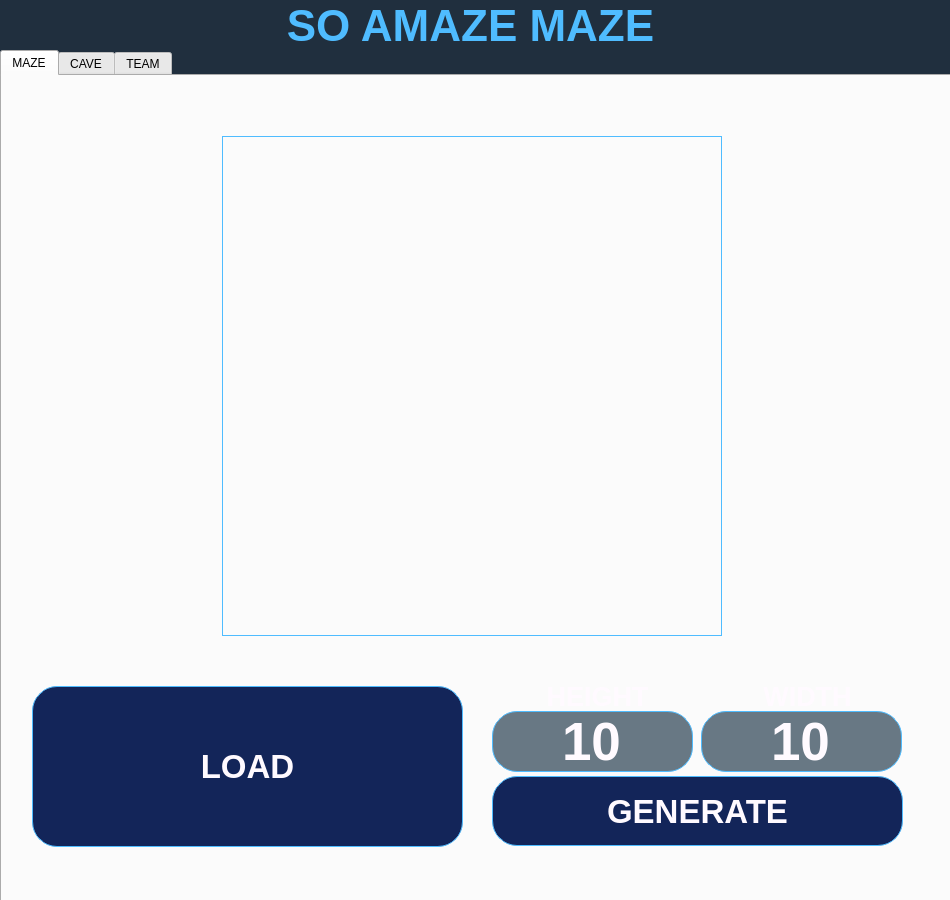
<?xml version="1.0" encoding="UTF-8"?>
<ui version="4.0">
 <class>MainWindow</class>
 <widget class="QMainWindow" name="MainWindow">
  <property name="windowModality">
   <enum>Qt::NonModal</enum>
  </property>
  <property name="enabled">
   <bool>true</bool>
  </property>
  <property name="geometry">
   <rect>
    <x>0</x>
    <y>0</y>
    <width>950</width>
    <height>900</height>
   </rect>
  </property>
  <property name="minimumSize">
   <size>
    <width>950</width>
    <height>900</height>
   </size>
  </property>
  <property name="maximumSize">
   <size>
    <width>950</width>
    <height>900</height>
   </size>
  </property>
  <property name="palette">
   <palette>
    <active>
     <colorrole role="Button">
      <brush brushstyle="SolidPattern">
       <color alpha="255">
        <red>32</red>
        <green>47</green>
        <blue>62</blue>
       </color>
      </brush>
     </colorrole>
     <colorrole role="Base">
      <brush brushstyle="SolidPattern">
       <color alpha="255">
        <red>32</red>
        <green>47</green>
        <blue>62</blue>
       </color>
      </brush>
     </colorrole>
     <colorrole role="Window">
      <brush brushstyle="SolidPattern">
       <color alpha="255">
        <red>32</red>
        <green>47</green>
        <blue>62</blue>
       </color>
      </brush>
     </colorrole>
    </active>
    <inactive>
     <colorrole role="Button">
      <brush brushstyle="SolidPattern">
       <color alpha="255">
        <red>32</red>
        <green>47</green>
        <blue>62</blue>
       </color>
      </brush>
     </colorrole>
     <colorrole role="Base">
      <brush brushstyle="SolidPattern">
       <color alpha="255">
        <red>32</red>
        <green>47</green>
        <blue>62</blue>
       </color>
      </brush>
     </colorrole>
     <colorrole role="Window">
      <brush brushstyle="SolidPattern">
       <color alpha="255">
        <red>32</red>
        <green>47</green>
        <blue>62</blue>
       </color>
      </brush>
     </colorrole>
    </inactive>
    <disabled>
     <colorrole role="Button">
      <brush brushstyle="SolidPattern">
       <color alpha="255">
        <red>32</red>
        <green>47</green>
        <blue>62</blue>
       </color>
      </brush>
     </colorrole>
     <colorrole role="Base">
      <brush brushstyle="SolidPattern">
       <color alpha="255">
        <red>32</red>
        <green>47</green>
        <blue>62</blue>
       </color>
      </brush>
     </colorrole>
     <colorrole role="Window">
      <brush brushstyle="SolidPattern">
       <color alpha="255">
        <red>32</red>
        <green>47</green>
        <blue>62</blue>
       </color>
      </brush>
     </colorrole>
    </disabled>
   </palette>
  </property>
  <property name="contextMenuPolicy">
   <enum>Qt::DefaultContextMenu</enum>
  </property>
  <property name="windowTitle">
   <string>MAZE by gconn, torell &amp; cflossie</string>
  </property>
  <property name="styleSheet">
   <string notr="true">QMainWindow {
	background-color: rgb(32, 47, 62);
}</string>
  </property>
  <property name="tabShape">
   <enum>QTabWidget::Rounded</enum>
  </property>
  <widget class="QWidget" name="centralwidget">
   <widget class="QTabWidget" name="tabWidget">
    <property name="geometry">
     <rect>
      <x>0</x>
      <y>50</y>
      <width>961</width>
      <height>871</height>
     </rect>
    </property>
    <property name="styleSheet">
     <string notr="true">QSpinBox {
	border: 1px solid #4fbcff;
	background-color: #687884;
	color: #FFFAFF;
	border-radius: 25px;
}</string>
    </property>
    <property name="tabPosition">
     <enum>QTabWidget::North</enum>
    </property>
    <property name="tabShape">
     <enum>QTabWidget::Rounded</enum>
    </property>
    <property name="currentIndex">
     <number>0</number>
    </property>
    <property name="iconSize">
     <size>
      <width>20</width>
      <height>20</height>
     </size>
    </property>
    <property name="elideMode">
     <enum>Qt::ElideRight</enum>
    </property>
    <property name="usesScrollButtons">
     <bool>false</bool>
    </property>
    <property name="tabBarAutoHide">
     <bool>false</bool>
    </property>
    <widget class="QWidget" name="tab_maze">
     <attribute name="title">
      <string>MAZE</string>
     </attribute>
     <widget class="WidgetMaze" name="widgetMaze" native="true">
      <property name="geometry">
       <rect>
        <x>220</x>
        <y>60</y>
        <width>500</width>
        <height>500</height>
       </rect>
      </property>
      <property name="styleSheet">
       <string notr="true">border: 1px solid #4fbcff;</string>
      </property>
     </widget>
     <widget class="QPushButton" name="loadMaze">
      <property name="geometry">
       <rect>
        <x>30</x>
        <y>610</y>
        <width>431</width>
        <height>161</height>
       </rect>
      </property>
      <property name="font">
       <font>
        <pointsize>25</pointsize>
        <bold>true</bold>
       </font>
      </property>
      <property name="styleSheet">
       <string notr="true">QPushButton {
	border: 1px solid #4fbcff;
	background-color: rgb(19, 37, 89);
	color: rgb(255, 250, 255);
	border-radius: 25px;
}

QPushButton:pressed {
     background-color: rgb(79, 188, 255);
 }

QPushButton:hover {
     background-color: #4fbcff;
 }</string>
      </property>
      <property name="text">
       <string>LOAD</string>
      </property>
     </widget>
     <widget class="QPushButton" name="generateMaze">
      <property name="geometry">
       <rect>
        <x>490</x>
        <y>700</y>
        <width>411</width>
        <height>70</height>
       </rect>
      </property>
      <property name="font">
       <font>
        <pointsize>25</pointsize>
        <bold>true</bold>
       </font>
      </property>
      <property name="styleSheet">
       <string notr="true">QPushButton {
	border: 1px solid #4fbcff;
	background-color: rgb(19, 37, 89);
	color: rgb(255, 250, 255);
	border-radius: 25px;
}

QPushButton:pressed {
     background-color: rgb(79, 188, 255);
 }

QPushButton:hover {
     background-color: #4fbcff;
 }</string>
      </property>
      <property name="text">
       <string>GENERATE</string>
      </property>
     </widget>
     <widget class="QSpinBox" name="heightMaze">
      <property name="geometry">
       <rect>
        <x>490</x>
        <y>635</y>
        <width>201</width>
        <height>61</height>
       </rect>
      </property>
      <property name="font">
       <font>
        <pointsize>40</pointsize>
        <bold>true</bold>
       </font>
      </property>
      <property name="mouseTracking">
       <bool>false</bool>
      </property>
      <property name="tabletTracking">
       <bool>false</bool>
      </property>
      <property name="contextMenuPolicy">
       <enum>Qt::DefaultContextMenu</enum>
      </property>
      <property name="acceptDrops">
       <bool>false</bool>
      </property>
      <property name="autoFillBackground">
       <bool>false</bool>
      </property>
      <property name="styleSheet">
       <string notr="true">QSpinBox {
	border: 1px solid #4fbcff;
	background-color: #687884;
	color: #FFFAFF;
	border-radius: 25px;
}</string>
      </property>
      <property name="inputMethodHints">
       <set>Qt::ImhDigitsOnly</set>
      </property>
      <property name="wrapping">
       <bool>false</bool>
      </property>
      <property name="frame">
       <bool>true</bool>
      </property>
      <property name="alignment">
       <set>Qt::AlignCenter</set>
      </property>
      <property name="buttonSymbols">
       <enum>QAbstractSpinBox::NoButtons</enum>
      </property>
      <property name="keyboardTracking">
       <bool>true</bool>
      </property>
      <property name="minimum">
       <number>1</number>
      </property>
      <property name="maximum">
       <number>50</number>
      </property>
      <property name="value">
       <number>10</number>
      </property>
     </widget>
     <widget class="QSpinBox" name="widthMaze">
      <property name="geometry">
       <rect>
        <x>699</x>
        <y>635</y>
        <width>201</width>
        <height>61</height>
       </rect>
      </property>
      <property name="font">
       <font>
        <pointsize>40</pointsize>
        <bold>true</bold>
       </font>
      </property>
      <property name="styleSheet">
       <string notr="true">QSpinBox {
	border: 1px solid #4fbcff;
	background-color: #687884;
	color: #FFFAFF;;
	border-radius: 25px;
}</string>
      </property>
      <property name="alignment">
       <set>Qt::AlignCenter</set>
      </property>
      <property name="buttonSymbols">
       <enum>QAbstractSpinBox::NoButtons</enum>
      </property>
      <property name="minimum">
       <number>1</number>
      </property>
      <property name="maximum">
       <number>50</number>
      </property>
      <property name="value">
       <number>10</number>
      </property>
     </widget>
     <widget class="QLabel" name="label">
      <property name="geometry">
       <rect>
        <x>490</x>
        <y>610</y>
        <width>211</width>
        <height>21</height>
       </rect>
      </property>
      <property name="font">
       <font>
        <pointsize>20</pointsize>
        <bold>true</bold>
       </font>
      </property>
      <property name="styleSheet">
       <string notr="true">QLabel {
	color: #FFFAFF;
}</string>
      </property>
      <property name="text">
       <string>HEIGHT</string>
      </property>
      <property name="alignment">
       <set>Qt::AlignCenter</set>
      </property>
     </widget>
     <widget class="QLabel" name="width1">
      <property name="geometry">
       <rect>
        <x>710</x>
        <y>610</y>
        <width>191</width>
        <height>21</height>
       </rect>
      </property>
      <property name="font">
       <font>
        <pointsize>20</pointsize>
        <bold>true</bold>
       </font>
      </property>
      <property name="styleSheet">
       <string notr="true">QLabel {
	color: #FFFAFF;
}</string>
      </property>
      <property name="text">
       <string>WIDTH</string>
      </property>
      <property name="alignment">
       <set>Qt::AlignCenter</set>
      </property>
     </widget>
    </widget>
    <widget class="QWidget" name="tab_cave">
     <attribute name="title">
      <string>CAVE</string>
     </attribute>
     <widget class="WidgetCave" name="widgetCave" native="true">
      <property name="geometry">
       <rect>
        <x>220</x>
        <y>60</y>
        <width>500</width>
        <height>500</height>
       </rect>
      </property>
      <property name="styleSheet">
       <string notr="true">border: 1px solid #4fbcff;</string>
      </property>
     </widget>
     <widget class="QPushButton" name="generateCave">
      <property name="geometry">
       <rect>
        <x>30</x>
        <y>610</y>
        <width>241</width>
        <height>65</height>
       </rect>
      </property>
      <property name="font">
       <font>
        <pointsize>25</pointsize>
        <bold>true</bold>
       </font>
      </property>
      <property name="styleSheet">
       <string notr="true">QPushButton {
	border: 1px solid #4fbcff;
	background-color: rgb(19, 37, 89);
	color: rgb(255, 250, 255);
	border-radius: 25px;
}

QPushButton:pressed {
     background-color: rgb(79, 188, 255);
 }

QPushButton:hover {
     background-color: #4fbcff;
 }</string>
      </property>
      <property name="text">
       <string>GENERATE</string>
      </property>
     </widget>
     <widget class="QSpinBox" name="heightCave">
      <property name="geometry">
       <rect>
        <x>490</x>
        <y>610</y>
        <width>201</width>
        <height>65</height>
       </rect>
      </property>
      <property name="font">
       <font>
        <pointsize>40</pointsize>
        <bold>true</bold>
       </font>
      </property>
      <property name="mouseTracking">
       <bool>false</bool>
      </property>
      <property name="tabletTracking">
       <bool>false</bool>
      </property>
      <property name="contextMenuPolicy">
       <enum>Qt::DefaultContextMenu</enum>
      </property>
      <property name="acceptDrops">
       <bool>false</bool>
      </property>
      <property name="autoFillBackground">
       <bool>false</bool>
      </property>
      <property name="styleSheet">
       <string notr="true">QSpinBox {
	border: 1px solid #4fbcff;
	background-color: #687884;
	color: #FFFAFF;;
	border-radius: 25px;
}</string>
      </property>
      <property name="inputMethodHints">
       <set>Qt::ImhDigitsOnly</set>
      </property>
      <property name="wrapping">
       <bool>false</bool>
      </property>
      <property name="frame">
       <bool>true</bool>
      </property>
      <property name="alignment">
       <set>Qt::AlignCenter</set>
      </property>
      <property name="buttonSymbols">
       <enum>QAbstractSpinBox::NoButtons</enum>
      </property>
      <property name="keyboardTracking">
       <bool>true</bool>
      </property>
      <property name="minimum">
       <number>0</number>
      </property>
      <property name="maximum">
       <number>50</number>
      </property>
      <property name="value">
       <number>10</number>
      </property>
     </widget>
     <widget class="QSpinBox" name="widthCave">
      <property name="geometry">
       <rect>
        <x>699</x>
        <y>610</y>
        <width>201</width>
        <height>65</height>
       </rect>
      </property>
      <property name="font">
       <font>
        <pointsize>40</pointsize>
        <bold>true</bold>
       </font>
      </property>
      <property name="styleSheet">
       <string notr="true">QSpinBox {
	border: 1px solid #4fbcff;
	background-color: #687884;
	color: #FFFAFF;;
	border-radius: 25px;
}</string>
      </property>
      <property name="alignment">
       <set>Qt::AlignCenter</set>
      </property>
      <property name="buttonSymbols">
       <enum>QAbstractSpinBox::NoButtons</enum>
      </property>
      <property name="minimum">
       <number>0</number>
      </property>
      <property name="maximum">
       <number>50</number>
      </property>
      <property name="value">
       <number>10</number>
      </property>
     </widget>
     <widget class="QLabel" name="width2">
      <property name="geometry">
       <rect>
        <x>700</x>
        <y>588</y>
        <width>201</width>
        <height>21</height>
       </rect>
      </property>
      <property name="font">
       <font>
        <pointsize>20</pointsize>
        <bold>true</bold>
       </font>
      </property>
      <property name="styleSheet">
       <string notr="true">QLabel {
	color: #FFFAFF;
}</string>
      </property>
      <property name="text">
       <string>WIDTH</string>
      </property>
      <property name="alignment">
       <set>Qt::AlignCenter</set>
      </property>
     </widget>
     <widget class="QPushButton" name="loadCave">
      <property name="geometry">
       <rect>
        <x>30</x>
        <y>690</y>
        <width>241</width>
        <height>65</height>
       </rect>
      </property>
      <property name="font">
       <font>
        <pointsize>25</pointsize>
        <bold>true</bold>
       </font>
      </property>
      <property name="styleSheet">
       <string notr="true">QPushButton {
	border: 1px solid #4fbcff;
	background-color: rgb(19, 37, 89);
	color: rgb(255, 250, 255);
	border-radius: 25px;
}

QPushButton:pressed {
     background-color: rgb(79, 188, 255);
 }

QPushButton:hover {
     background-color: #4fbcff;
 }</string>
      </property>
      <property name="text">
       <string>LOAD</string>
      </property>
     </widget>
     <widget class="QLabel" name="hightLabel">
      <property name="geometry">
       <rect>
        <x>490</x>
        <y>588</y>
        <width>201</width>
        <height>21</height>
       </rect>
      </property>
      <property name="font">
       <font>
        <pointsize>20</pointsize>
        <bold>true</bold>
       </font>
      </property>
      <property name="styleSheet">
       <string notr="true">QLabel {
	color: #FFFAFF;
}</string>
      </property>
      <property name="text">
       <string>HEIGHT</string>
      </property>
      <property name="alignment">
       <set>Qt::AlignCenter</set>
      </property>
     </widget>
     <widget class="QLabel" name="birthLabel">
      <property name="geometry">
       <rect>
        <x>490</x>
        <y>755</y>
        <width>201</width>
        <height>21</height>
       </rect>
      </property>
      <property name="font">
       <font>
        <pointsize>20</pointsize>
        <bold>true</bold>
       </font>
      </property>
      <property name="styleSheet">
       <string notr="true">QLabel {
	color: #FFFAFF;
}</string>
      </property>
      <property name="text">
       <string>BIRTH LIMIT</string>
      </property>
      <property name="alignment">
       <set>Qt::AlignCenter</set>
      </property>
     </widget>
     <widget class="QLabel" name="deathLabel">
      <property name="geometry">
       <rect>
        <x>700</x>
        <y>755</y>
        <width>201</width>
        <height>21</height>
       </rect>
      </property>
      <property name="font">
       <font>
        <pointsize>20</pointsize>
        <bold>true</bold>
       </font>
      </property>
      <property name="styleSheet">
       <string notr="true">QLabel {
	color: #FFFAFF;
}</string>
      </property>
      <property name="text">
       <string>DEATH LIMIT</string>
      </property>
      <property name="alignment">
       <set>Qt::AlignCenter</set>
      </property>
     </widget>
     <widget class="QSpinBox" name="death">
      <property name="geometry">
       <rect>
        <x>700</x>
        <y>690</y>
        <width>201</width>
        <height>65</height>
       </rect>
      </property>
      <property name="font">
       <font>
        <pointsize>40</pointsize>
        <bold>true</bold>
       </font>
      </property>
      <property name="styleSheet">
       <string notr="true">QSpinBox {
	border: 1px solid #4fbcff;
	background-color: #687884;
	color: #FFFAFF;;
	border-radius: 25px;
}</string>
      </property>
      <property name="alignment">
       <set>Qt::AlignCenter</set>
      </property>
      <property name="buttonSymbols">
       <enum>QAbstractSpinBox::NoButtons</enum>
      </property>
      <property name="minimum">
       <number>0</number>
      </property>
      <property name="maximum">
       <number>8</number>
      </property>
      <property name="value">
       <number>5</number>
      </property>
     </widget>
     <widget class="QSpinBox" name="birth">
      <property name="geometry">
       <rect>
        <x>490</x>
        <y>690</y>
        <width>201</width>
        <height>65</height>
       </rect>
      </property>
      <property name="font">
       <font>
        <pointsize>40</pointsize>
        <bold>true</bold>
       </font>
      </property>
      <property name="styleSheet">
       <string notr="true">QSpinBox {
	border: 1px solid #4fbcff;
	background-color: #687884;
	color: #FFFAFF;;
	border-radius: 25px;
}</string>
      </property>
      <property name="alignment">
       <set>Qt::AlignCenter</set>
      </property>
      <property name="buttonSymbols">
       <enum>QAbstractSpinBox::NoButtons</enum>
      </property>
      <property name="minimum">
       <number>0</number>
      </property>
      <property name="maximum">
       <number>8</number>
      </property>
      <property name="value">
       <number>4</number>
      </property>
     </widget>
     <widget class="QRadioButton" name="autoMode">
      <property name="geometry">
       <rect>
        <x>220</x>
        <y>30</y>
        <width>201</width>
        <height>21</height>
       </rect>
      </property>
      <property name="font">
       <font>
        <pointsize>25</pointsize>
        <bold>true</bold>
       </font>
      </property>
      <property name="styleSheet">
       <string notr="true">QRadioButton {
	color: #FFFAFF;
}</string>
      </property>
      <property name="text">
       <string>AUTO MODE</string>
      </property>
      <property name="checked">
       <bool>true</bool>
      </property>
      <attribute name="buttonGroup">
       <string notr="true">buttonGroup</string>
      </attribute>
     </widget>
     <widget class="QRadioButton" name="stepMode">
      <property name="geometry">
       <rect>
        <x>290</x>
        <y>625</y>
        <width>201</width>
        <height>31</height>
       </rect>
      </property>
      <property name="font">
       <font>
        <pointsize>25</pointsize>
        <bold>true</bold>
       </font>
      </property>
      <property name="styleSheet">
       <string notr="true">QRadioButton {
	color: #FFFAFF;
}</string>
      </property>
      <property name="text">
       <string>STEP MODE</string>
      </property>
      <property name="checked">
       <bool>false</bool>
      </property>
      <attribute name="buttonGroup">
       <string notr="true">buttonGroup</string>
      </attribute>
     </widget>
     <widget class="QPushButton" name="nextStep">
      <property name="geometry">
       <rect>
        <x>280</x>
        <y>690</y>
        <width>201</width>
        <height>65</height>
       </rect>
      </property>
      <property name="font">
       <font>
        <pointsize>25</pointsize>
        <bold>true</bold>
       </font>
      </property>
      <property name="styleSheet">
       <string notr="true">QPushButton {
	border: 1px solid #4fbcff;
	background-color: rgb(19, 37, 89);
	color: rgb(255, 250, 255);
	border-radius: 25px;
}

QPushButton:pressed {
     background-color: rgb(79, 188, 255);
 }

QPushButton:hover {
     background-color: #4fbcff;
 }</string>
      </property>
      <property name="text">
       <string>NEXT STEP</string>
      </property>
     </widget>
     <widget class="QSpinBox" name="timer">
      <property name="geometry">
       <rect>
        <x>280</x>
        <y>690</y>
        <width>201</width>
        <height>65</height>
       </rect>
      </property>
      <property name="font">
       <font>
        <pointsize>40</pointsize>
        <bold>true</bold>
       </font>
      </property>
      <property name="layoutDirection">
       <enum>Qt::RightToLeft</enum>
      </property>
      <property name="styleSheet">
       <string notr="true">QSpinBox {
	border: 1px solid #4fbcff;
	background-color: #687884;
	color: #FFFAFF;;
	border-radius: 25px;
}</string>
      </property>
      <property name="alignment">
       <set>Qt::AlignCenter</set>
      </property>
      <property name="buttonSymbols">
       <enum>QAbstractSpinBox::NoButtons</enum>
      </property>
      <property name="minimum">
       <number>1</number>
      </property>
      <property name="maximum">
       <number>100000000</number>
      </property>
      <property name="value">
       <number>1000</number>
      </property>
     </widget>
    </widget>
    <widget class="QWidget" name="tab_wolf">
     <property name="font">
      <font>
       <bold>false</bold>
      </font>
     </property>
     <attribute name="title">
      <string>TEAM</string>
     </attribute>
     <widget class="QLabel" name="label_2">
      <property name="geometry">
       <rect>
        <x>255</x>
        <y>60</y>
        <width>451</width>
        <height>591</height>
       </rect>
      </property>
      <property name="styleSheet">
       <string notr="true">QLabel {
	border: 1px solid #4fbcff;
};</string>
      </property>
      <property name="text">
       <string/>
      </property>
      <property name="pixmap">
       <pixmap resource="../view/resurses.qrc">:/img/wolf_pack2.jpg</pixmap>
      </property>
      <property name="scaledContents">
       <bool>true</bool>
      </property>
     </widget>
     <widget class="QLabel" name="label_4">
      <property name="geometry">
       <rect>
        <x>80</x>
        <y>670</y>
        <width>751</width>
        <height>31</height>
       </rect>
      </property>
      <property name="font">
       <font>
        <pointsize>20</pointsize>
        <bold>true</bold>
       </font>
      </property>
      <property name="styleSheet">
       <string notr="true">QLabel {
	color: #4fbcff;
}</string>
      </property>
      <property name="text">
       <string>&quot;Дикие леса Канады полны лютоволков! Ты знаешь о лютоволках, не так ли?...</string>
      </property>
     </widget>
     <widget class="QLabel" name="label_5">
      <property name="geometry">
       <rect>
        <x>360</x>
        <y>681</y>
        <width>511</width>
        <height>51</height>
       </rect>
      </property>
      <property name="font">
       <font>
        <pointsize>33</pointsize>
        <bold>true</bold>
       </font>
      </property>
      <property name="styleSheet">
       <string notr="true">QLabel {
	color: #4fbcff;
}</string>
      </property>
      <property name="text">
       <string>Они как волки, только лютые!&quot;</string>
      </property>
     </widget>
    </widget>
   </widget>
   <widget class="QLabel" name="label_3">
    <property name="geometry">
     <rect>
      <x>10</x>
      <y>10</y>
      <width>921</width>
      <height>31</height>
     </rect>
    </property>
    <property name="font">
     <font>
      <pointsize>33</pointsize>
      <bold>true</bold>
     </font>
    </property>
    <property name="styleSheet">
     <string notr="true">QLabel {
	color: #4fbcff;
}</string>
    </property>
    <property name="text">
     <string>SO AMAZE MAZE</string>
    </property>
    <property name="alignment">
     <set>Qt::AlignCenter</set>
    </property>
   </widget>
  </widget>
 </widget>
 <customwidgets>
  <customwidget>
   <class>WidgetCave</class>
   <extends>QWidget</extends>
   <header>View/widgetCave.h</header>
   <container>1</container>
  </customwidget>
  <customwidget>
   <class>WidgetMaze</class>
   <extends>QWidget</extends>
   <header location="global">View/widgetMaze.h</header>
   <container>1</container>
  </customwidget>
 </customwidgets>
 <resources>
  <include location="../view/resurses.qrc"/>
 </resources>
 <connections/>
 <buttongroups>
  <buttongroup name="buttonGroup"/>
 </buttongroups>
</ui>
